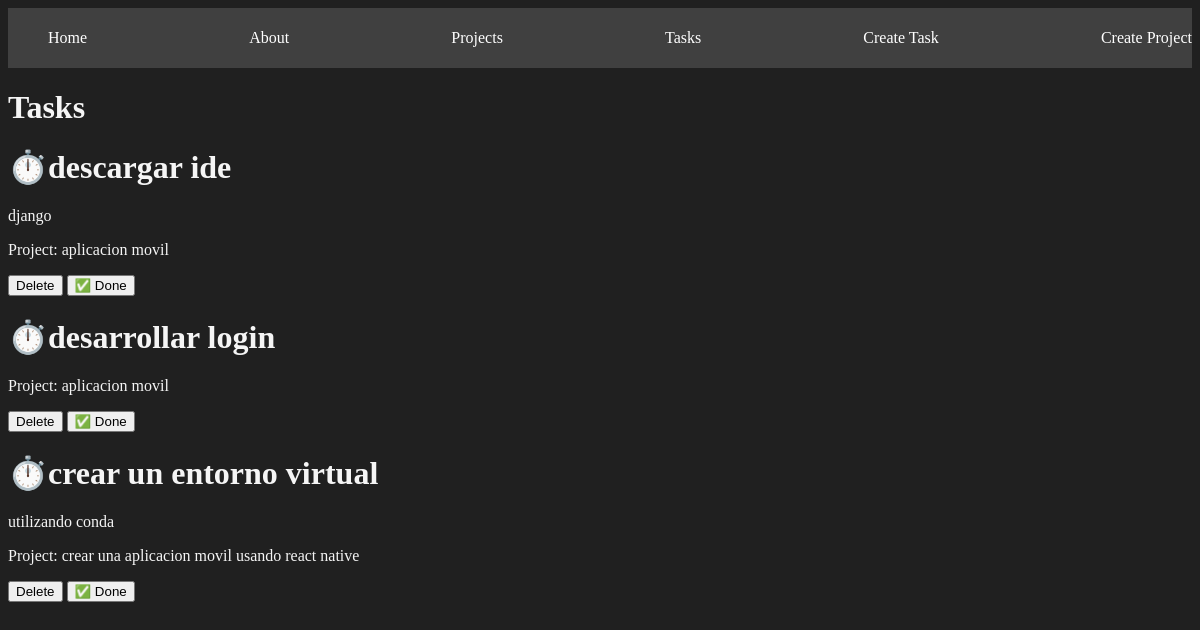
/tasks/, run on an earlier commit of the app's database.
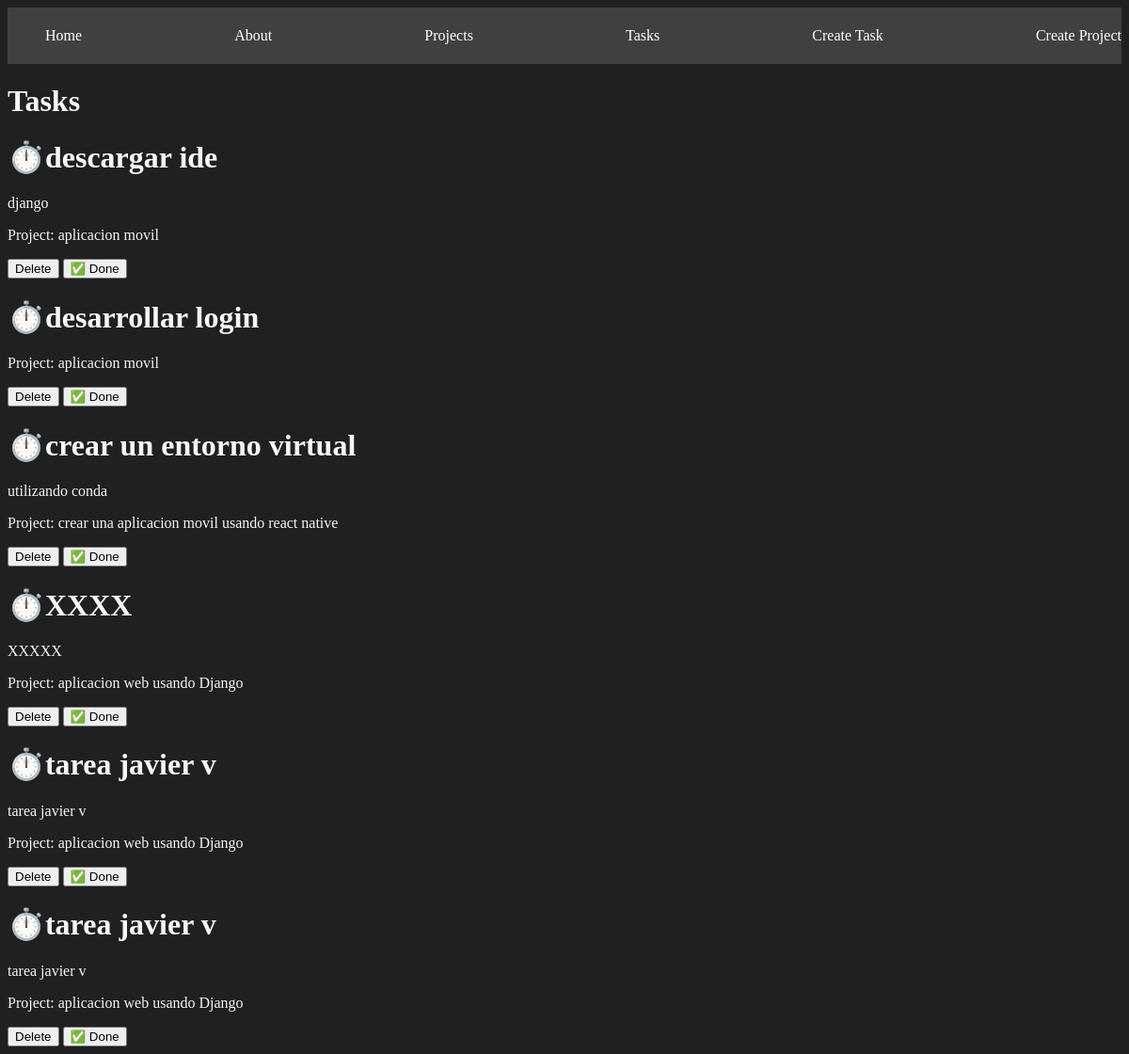
And on a later commit of the database.
### myapp/models.py (models this page shows, shortened)
class Task(models.Model):
    title = models.CharField(max_length=200)
    description = models.TextField()
    project = models.ForeignKey(Project, on_delete=models.CASCADE)
    done = models.BooleanField(default=False)

class Project(models.Model):
    name = models.CharField(max_length=200)

### myapp/views.py (the view)
# urls.py: path('tasks/', views.tasks, name='tasks'),
def tasks(request):
    tasks = Task.objects.all()
    return render(request, 'tasks/tasks.html', {
        'tasks': tasks
    })

### myapp/templates/tasks/tasks.html
{% extends 'layouts/base.html' %}
{% block content %}
<h1>Tasks</h1>
{% for task in tasks %}
<div>
<h1>{% if task.done == False %}⏱️{% else %}✅{% endif %}{{task.title}}</h1>
<p>{{task.description}}</p>
<p>Project: {{task.project.name}}</p>
<button>Delete</button>
<button>✅ Done</button>
</div>
{% endfor %}
{% endblock %}

### myapp/templates/layouts/base.html (shortened to what this page needs)
{% load static %}
<!DOCTYPE html>
<html lang="en">
<head>
    <link rel="stylesheet" href="{% static 'styles/main.css' %}">
</head>
<body>
    <nav class="navbar container">
        <ul>
            <li>
                <a href="{% url 'index' %}">Home</a>
            </li>
            <li>
                <a href="{% url 'about' %}">About</a>
            </li>
            <li>
                <a href="{% url 'projects' %}">Projects</a>
            </li>
            <li>
                <a href="{% url 'tasks' %}">Tasks</a>
            </li>
            <li>
                <a href="{% url 'create_task' %}">Create Task</a>
            </li>
            <li>
                <a href="{% url 'create_project' %}">Create Project</a>
            </li>
        </ul>
    </nav>
    <main class="container">
    {% block content %}
    {% endblock %}
    </main>
</body>
</html>

### myapp/static/styles/main.css (style rules this page uses)
body { background: #202020; color: whitesmoke; }
.navbar { background: #404040; padding: 5px 0px; }
.navbar ul { display: flex; justify-content: space-between; }
.navbar ul li { list-style: none; }
.navbar ul li a { color: white; text-decoration: none; }
.container { max-width: 1200px; margin: auto; padding: 20p 10px; }

What changed in the data, as far as the page shows it:
added Task: title "XXXX", description "XXXXX", project.name "aplicacion web usando Django"
added Task: title "tarea javier v", description "tarea javier v", project.name "aplicacion web usando Django"
added Task: title "tarea javier v", description "tarea javier v", project.name "aplicacion web usando Django"
